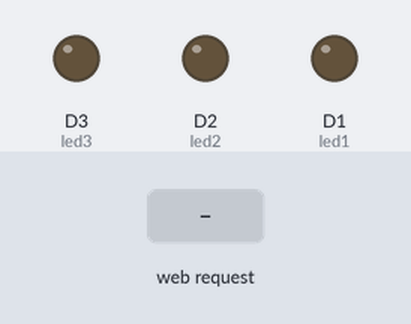
Bench run of a program on a simulated ESP8266 (NodeMCU). Parts: output pins drawn as LEDs (lit = HIGH). Inputs (shaded band) come from the test bench. WiFi joins after 1.5 s; servers stay silent unless stated; storage starts empty; what the program prints to the serial monitor is not drawn.

Above: at 3.2 s.
3.3 s: HTTP request GET /RGB?r=1 received
At 4.1 s:
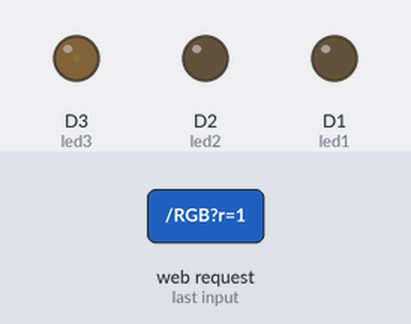
4.8 s: HTTP request GET /RGB?r=120 received
At 5.3 s:
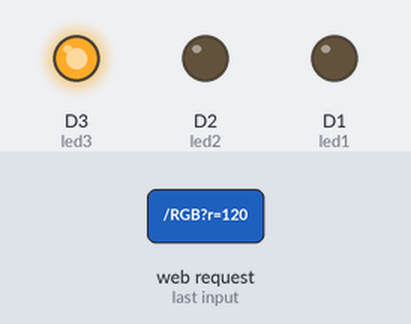
6.3 s: HTTP request GET /RGB?g=1 received
At 7.5 s:
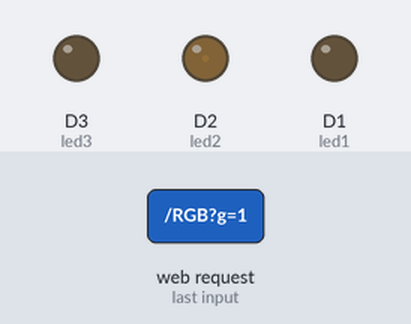
7.8 s: HTTP request GET /RGB?g=120 received
At 8.8 s:
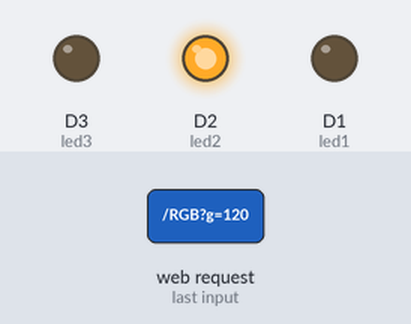
9.3 s: HTTP request GET /RGB?b=1 received
At 9.9 s:
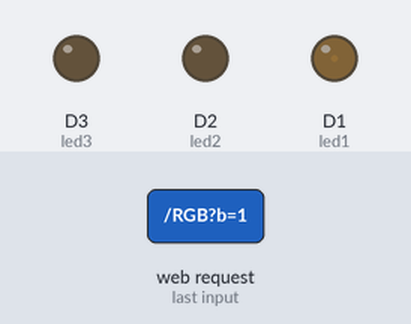
10.8 s: HTTP request GET /RGB?b=120 received
At 12.2 s:
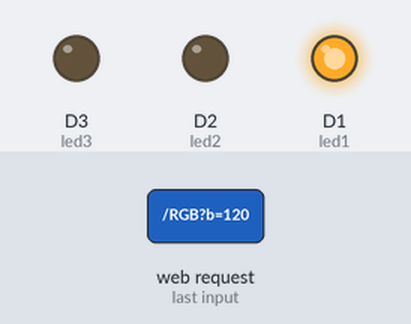
Timing chart, 0 to 13.3 s (numbered marks = the images above; inputs shaded):
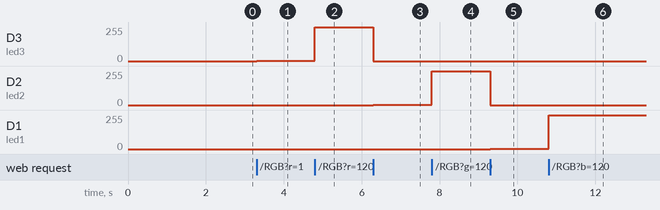

The program:

main.cpp
```cpp
#include <Arduino.h>
#include<ESP8266WiFi.h>
#include<ESP8266WebServer.h>
#include<ESP8266mDNS.h>
#include<LittleFS.h>

ESP8266WebServer server(80);
uint8_t led1 = D1;
uint8_t led2 = D2;
uint8_t led3 = D3;

const char *ssid="o2";//CABIN1 //o2
const char *pass="asdfghjkl";//asdfghjkl

void handle_root() {
    File p = LittleFS.open("/index.html", "r");
    server.streamFile(p, "text/html");

}
void handle_notfound()
{

    server.send(404, "text/html", "jango njan pettu");
}

void handle_rgb() {
    String red = server.arg("r");
    String green = server.arg("g");
    String blue = server.arg("b");
    int r = red.toInt();
    int g = green.toInt();
    int b = blue.toInt();

    Serial.print("Red:");Serial.println(r);
    Serial.print("Green:");Serial.println(g);
    Serial.print("Blue:");Serial.println(b);

    server.send(200, "text/plane", red);

    int r1 =map(r, 0, 100, 0, 1024);
    int g1 =map(g, 0, 100, 0, 1024);
    int b1 =map(b, 0, 100, 0, 1024);
    analogWrite(led3, r1);
    analogWrite(led2, g1);
    analogWrite(led1, b1);
}


void setup() {
    Serial.begin(115200);
    pinMode(led1, OUTPUT);
    pinMode(led2, OUTPUT);
    pinMode(led3, OUTPUT);

    if (LittleFS.begin())
    {
        Serial.print("littlefson");
    }
    else
    {
        Serial.print("littlefs no working");
    }
    WiFi.begin(ssid, pass);
    while (WiFi.status() != WL_CONNECTED)
    {
        Serial.print(".");
        delay(1000);
    }

    if (!MDNS.begin("esp8266"))
    {
        Serial.println("Error setting up MDNS responder!");
        while (1)
        {
            delay(1000);
        }
    }
    server.on("/", handle_root);
    server.on("/RGB", handle_rgb);
    server.onNotFound(handle_notfound);
    server.begin();


}

void loop() {
    server.handleClient();
    MDNS.update();
}
```

Measured:
- after the input at 3.3 s, D3 (led3): 0/255 → 2/255 at once
- after the input at 4.8 s, D3 (led3): 2/255 → 255/255 at once
- after the input at 6.3 s, D3 (led3): 255/255 → 0/255 at once; D2 (led2): 0/255 → 2/255 at once
- after the input at 7.8 s, D2 (led2): 2/255 → 255/255 at once
- after the input at 9.3 s, D2 (led2): 255/255 → 0/255 at once; D1 (led1): 0/255 → 2/255 at once
- after the input at 10.8 s, D1 (led1): 2/255 → 255/255 at once
